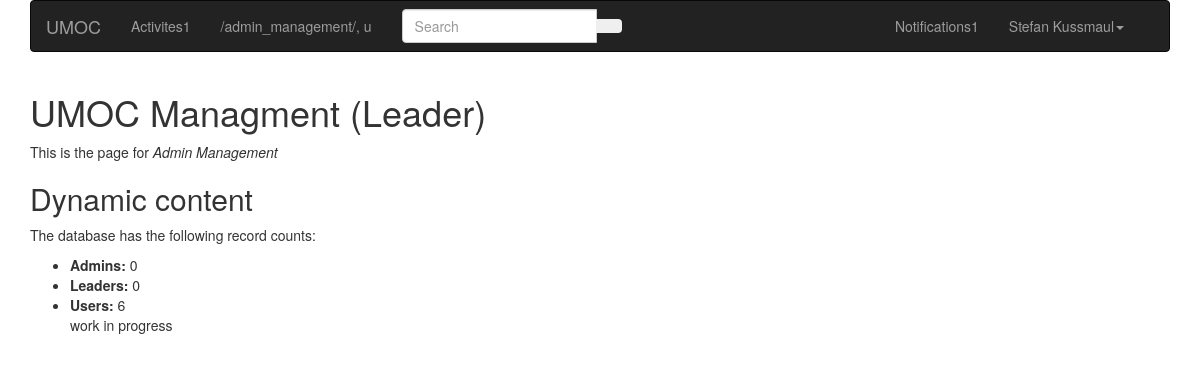
Before: /admin_management/ with the older database file.
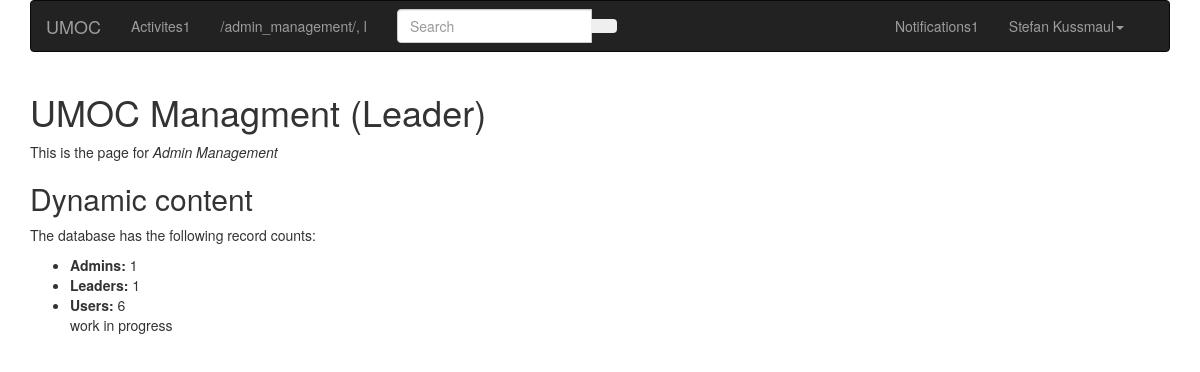
After: the same page with the newer database file.
### umoc/models.py (models this page shows, shortened)
class User(models.Model):
	first_name = models.CharField(max_length=20, help_text='Enter your first name', verbose_name='First Name')
	last_name = models.CharField(max_length=20, help_text='Enter your last name', verbose_name='Last Name')
	dob = models.DateField(verbose_name='Date of Birth', help_text='Enter your birth date in the format "YYYY-MM-DD"')
	email = models.EmailField(max_length=30, unique=True, help_text='Enter your email address')
	password = models.CharField(max_length=20) # TODO: store safely using dedicated authentication
	profile_img = models.ImageField(verbose_name='Profile Image', upload_to=profile_directory_path)
	phone_num = models.CharField(max_length=10, verbose_name='Phone Number', validators=[phone_regex])
	contact_name = models.CharField(max_length=40, help_text='Enter name of an emergency contact', blank=True)
	contact_phone = models.CharField(max_length=10, verbose_name='Contact Phone Number', help_text='Enter phone number for emergency contact', validators=[phone_regex], blank=True)
	can_comment = models.BooleanField(help_text='Set whether user can leave comments on trips', default=True)
	can_join_trip = models.BooleanField(help_text='Allow user to sign up for trips?', default=False)
	ADMIN_LEVELS = (
		('u', 'User'),
		('l', 'Leader'),
		('a', 'Admin'),
	)
	admin_level = models.CharField(max_length=1, choices=ADMIN_LEVELS, default='u')
	class Meta:
		ordering = ['last_name', 'first_name', 'admin_level']

### umoc/views.py (the view)
# urls.py: path('admin_management/', views.admin_management, name='admin_management'),
def admin_management(request):
	num_users=User.objects.all().count()
	num_leaders=User.objects.filter(admin_level__exact='l').count()
	num_admins=User.objects.filter(admin_level__exact='a').count()
	user = User.objects.filter(first_name__exact='Stefan')[0]
	notifications = user.notification_set.all()
	return render(
		request,
		'admin_management.html',
		context={'num_users':num_users, 'num_leaders': num_leaders, 'num_admins': num_admins, 'user': user, 'notifications': notifications}
	)

### umoc/templates/admin_management.html (shortened to what this page needs)
{% extends "template.html" %}
{% block content %}
<div class="row">
	<div class="col-md-12">
		<h1>UMOC Managment (Leader)</h1>
		<p>This is the page for <em>Admin Management</em></p>
		<h2>Dynamic content</h2>
		<p>The database has the following record counts:</p>
		<ul>
			<li><strong>Admins:</strong> {{ num_admins }}</li>
			<li><strong>Leaders:</strong> {{ num_leaders }}</li>
			<li><strong>Users:</strong> {{ num_users }}</li>
			{% if user_list %}
				<ul>
				{% for user in user_list %}
					<li>
						<a href="{{ user.id }}">{{ user.first_name }}</a>
					</li>
				{% endfor %}
				</ul>
			{% else %}
				<p>work in progress</p>
			{% endif %}
		</ul>
	</div>
</div>
{% endblock %}

### umoc/templates/navbar.html (shortened to what this page needs)
<div class="row">
	<div class="col-md-12">
		<nav class="navbar navbar-inverse" role="navigation">
			<div class="navbar-header">
				<a class="navbar-brand" href="{% url 'index' %}">UMOC</a>
			</div>
			<div class="collapse navbar-collapse" id="navbar-collapse-5">
				<ul class="nav navbar-nav">
					<li {% if request.path == "/dashboard/" %}class="active"{% endif %}><a href="{% url 'dashboard' %}">Activites<span class="navbar-unread">1</span></a></li>
					<li><a href="#">{{request.path}}, {{user.admin_level}}</a></li>
				</ul>
				{% if user %}
					<form class="navbar-form navbar-left" action="#" role="search">
						<div class="form-group">
							<div class="input-group">
								<input class="form-control" id="navbarInput-01" type="search" placeholder="Search">
								<span class="input-group-btn">
									<button type="submit" class="btn"></button>
								</span>
							</div>
						</div>
					</form>
					<ul class="nav navbar-nav navbar-right">
						<li class="dropdown">
							<a href="#" class="dropdown-toggle" data-toggle="dropdown">Notifications<span class="navbar-new">1</span></a>
						</li>
						<li class="dropdown">
							<a href="#" class="dropdown-toggle" data-toggle="dropdown">{% block fullname %}{{ user.first_name }} {{ user.last_name }}{% endblock %}<b class="caret"></b></a>
						</li>
						<li {% if request.path == "/profile/" %}class="active"{% endif %}>
							<a href="{% url 'profile' %}">
							</a>
						</li>
					</ul>
				{% endif %}
			</div>
		</nav>
	</div>
</div>

Changed rows visible on the page:
changed User "Stefan": admin_level "u" → "l"
Other visible differences:
{{ num_admins }}: "0" → "1"
{{ num_leaders }}: "0" → "1"
